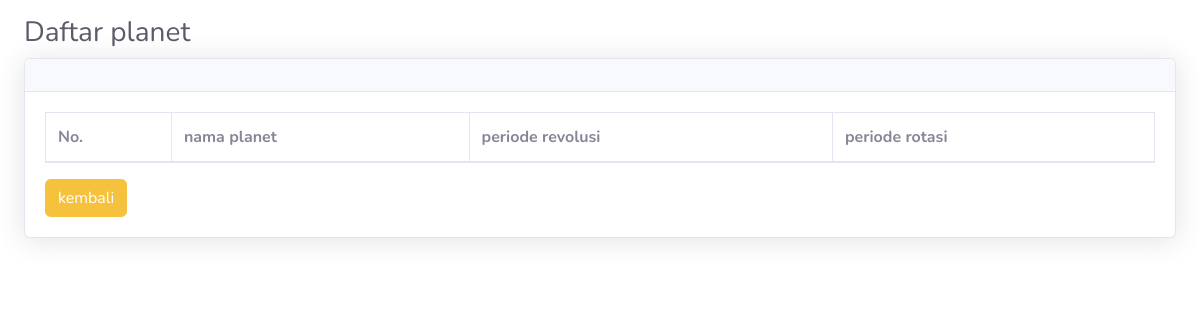
Before: /data_planet.php with the older database file.
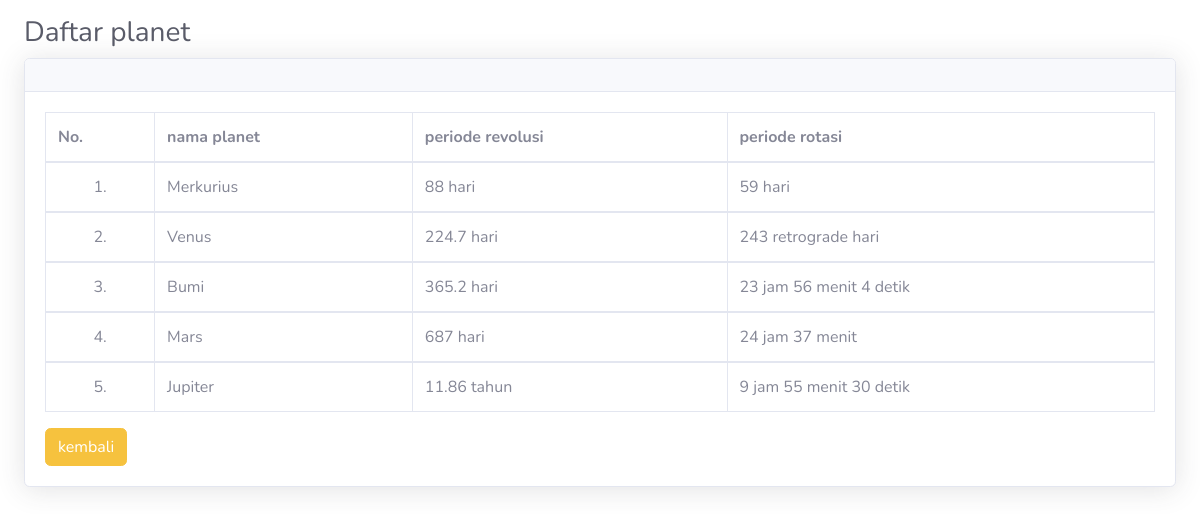
After: the same page with the newer database file.
### tables this page shows
CREATE TABLE `planet` (
  `id_planet` int(11) NOT NULL,
  `data_image` blob NOT NULL,
  `nama_planet` varchar(250) NOT NULL,
  `periode_revolusi` varchar(250) NOT NULL,
  `periode_rotasi` varchar(250) NOT NULL
);

### data_planet.php (the view, shortened to what this page needs)
<!DOCTYPE html>
<html>
<head>
	<link href="vendor/fontawesome-free/css/all.min.css" rel="stylesheet" type="text/css">
    <link href="css/sb-admin-2.min.css" rel="stylesheet">
    <link href="vendor/datatables/dataTables.bootstrap4.min.css" rel="stylesheet">
</head>
<body>
<div class="container-fluid">
	<h1 class="h3 mb-2 mt-3 text-gray-800">Daftar planet</h1>
	<div class="card shadow mb-4">
                        <div class="card-header py-3">
                        </div>
                        <div class="card-body">
                            <div class="table-responsive">
							<table class="table table-bordered" width="100%" cellspacing="0">
								<thead>
									<tr>
										<th>No.</th>
										<th>nama planet</th>
										<th>periode revolusi</th>
										<th>periode rotasi</th>
									</tr>
								</thead>
								<?php
								include "+koneksi.php";
								$query = mysqli_query($host,"SELECT * FROM planet") or die(mysqli_error($host));
								$nomor = 1;
								while($data = mysqli_fetch_array($query)) { ?>
								<tbody>
									<tr>
										<td align="center"><?php echo $nomor++; ?>.</td>
										<td><?php echo $data['nama_planet']; ?></td>
										<td><?php echo $data['periode_revolusi']; ?></td>
										<td><?php echo $data['periode_rotasi']; ?></td>
									</tr>
								</tbody>
								<?php
								} ?>
							</table>
                            </div>
							<a href="index.php"><button class="btn btn-warning" >kembali</button></a>
                        </div>
                    </div>
					</div>
</body>
</html>

Changed rows visible on the page:
added planet: nama_planet "Merkurius", periode_revolusi "88 hari", periode_rotasi "59 hari"
added planet: nama_planet "Venus", periode_revolusi "224.7 hari", periode_rotasi "243 retrograde hari"
added planet: nama_planet "Bumi", periode_revolusi "365.2 hari", periode_rotasi "23 jam 56 menit 4 detik"
added planet: nama_planet "Mars", periode_revolusi "687 hari", periode_rotasi "24 jam 37 menit"
added planet: nama_planet "Jupiter", periode_revolusi "11.86 tahun", periode_rotasi "9 jam 55 menit 30 detik"
